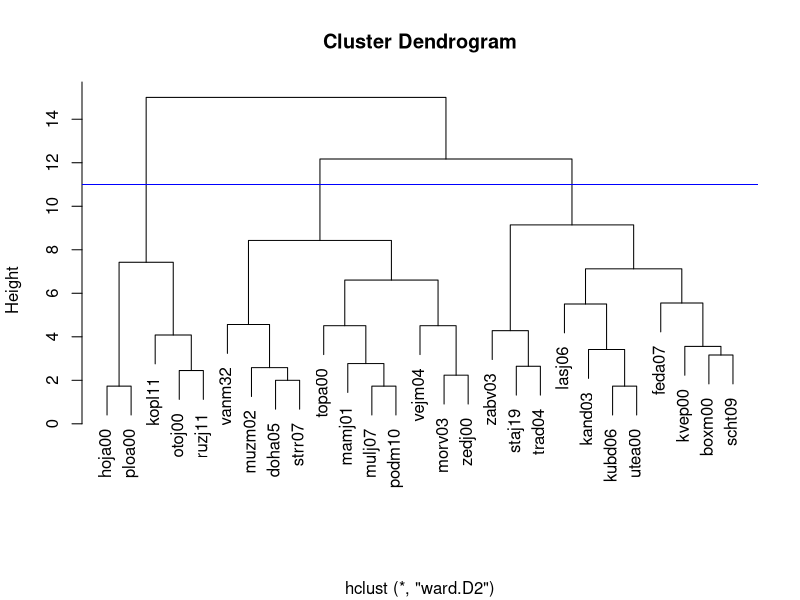

The R source for this figure:

# Dependencies
list.of.packages <- c("openxlsx","tidyverse","magrittr")
new.packages <- list.of.packages[!(list.of.packages %in% installed.packages()[,"Package"])]
if(length(new.packages)) install.packages(new.packages)
lapply(list.of.packages, require, character.only = TRUE)
rm(list = c("list.of.packages","new.packages"))

# read xlsx data if it does not exist yet
#if (!exists("Stats")) 
  Stats <- openxlsx::read.xlsx("Stats.xlsx", sheet = "Sheet 1")

# nechceme mať neceločíslené hodnoty
last_PS <- Stats %>% group_by(Initials) %>% summarize(MER = max(Exc_round))

# for both clustering options (w/wo SS) Ward's method gives more clear cluster split

# clustering based on B5
clust_data <- Stats %>% 
  inner_join(last_PS, by = c("Initials","Exc_round"="MER")) %>% 
  select(Initials, B5_O:B5_N)

#clust_data <- clust_data[-40,] # old update not...
rownames(clust_data) <- clust_data$Initials
clust_data %<>% select(-Initials)

# clustering
clusters = hclust(dist(clust_data), method = "ward.D2")
# chart
plot(clusters, xlab = "")
# cut
abline(h=11, col = "blue")

# split(cut) the tree into four groups
HC_BS_4 <- cutree(clusters,4)















# do not execute
rm(list = c("clusters","clust_data","last_PS", "HC_BS_3","HC_BS_SS_2","HC_BS_SS_4"))

# Filtering out wrong motivational data
Stats <- subset(Stats,!(Student_ID %in% c("1ac81dbe09bf3f0f3eac3d67ebc7c53e") & Exc_round  == 1)) #
Stats <- subset(Stats,!(Student_ID %in% c("6f1c1fea47a3b121012af306c5824c02") & Exc_round  == 2)) #
Stats <- subset(Stats,!(Student_ID %in% c("9547de7153ef46ae8a67d6548b3c2e25"))) # hasp00

